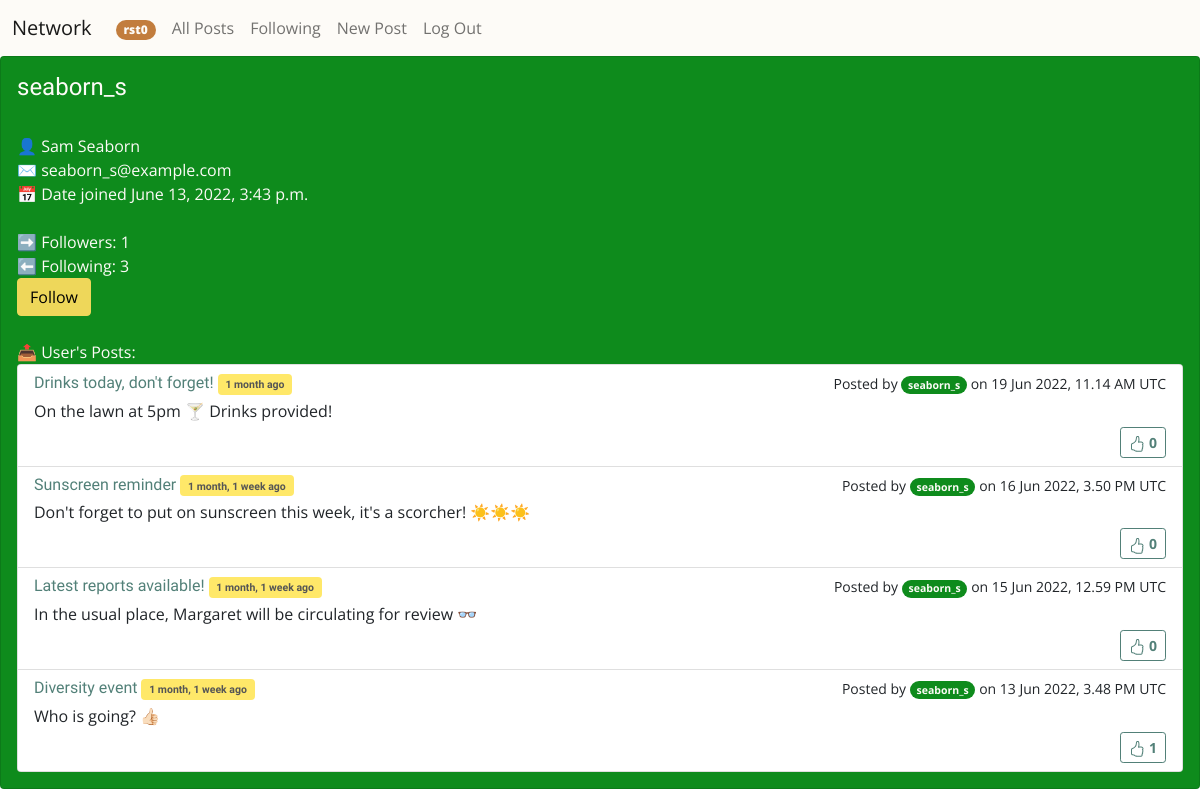
The app's page /user/4 (signed in) with its own data.
### network/models.py (models this page shows, shortened)
class User(AbstractUser):
    userColour = RGBColorField(default='#FF9000')

class Post(models.Model):
    user = models.ForeignKey("User", on_delete=models.CASCADE, related_name="post")
    subject = models.CharField(max_length=255, blank=False)
    body = models.TextField(blank=False)
    timestamp = models.DateTimeField(auto_now_add=True)
    likes = models.ForeignKey("Like", null=True, blank=True, on_delete=models.CASCADE, related_name="likedBy")

### network/views.py (the view)
# urls.py: path("user/<int:user_id>", views.userPosts, name="userPosts"),
def userPosts(request, user_id):
    form = NewPost()
    user = User.objects.get(id=user_id)
    posts = Post.objects.filter(user=user_id).select_related('likes').annotate(num_Likes=Count('likedPost')).order_by("-timestamp").all()
    follows = Follower.objects.filter(user=user_id).annotate(num_Follows=Count('follows'))
    paginator = Paginator(posts,10)
    page_number = request.GET.get('page')
    page_obj = paginator.get_page(page_number)
    if not follows:
        follows = [0]
    followers = Follower.objects.filter(follows=user_id).annotate(num_Followers=Count('follows'))
    if not followers:
        followers = [0]
    if Follower.objects.filter(user=request.user, follows=user_id):
        is_followed = True
    else:
        is_followed = False
    try:
        userLikes = [post.id if Like.objects.filter(post=post.id, user=request.user) else None for post in posts]
    except:
        userLikes = None
    return render(request, "network/user.html", {
    "user" : user,
    "posts": page_obj,
    "follows": len(follows),
    "followers": len(followers),
    "is_followed": is_followed,
    "form": form,
    "userLikes": userLikes,
})

### network/forms.py
class NewPost(forms.ModelForm):
    def __init__(self, *args, **kwargs):
        super().__init__(*args, **kwargs)
        self.helper = FormHelper()
        self.helper.form_id = "id-exampleForm"
        self.helper.form_class = 'blueForms'
        self.helper.form_method = 'post'
        self.helper.form_action = 'submit_survey'
        self.helper.add_input(Submit('submit', 'Submit'))
    class Meta:
        model = Post
        exclude = ('user', 'likes')

### network/templates/network/user.html (shortened to what this page needs)
{% extends "network/layout.html" %}
{% load static %}
{% load bootstrap_pagination %}
{% load crispy_forms_tags %}
{% block body %}
<section id="profile-view" style="display: block;">
      <div class="card card-body text-light" style="background: {{user.userColour}}">
      <H4>{{user.username}}</H4></br> 👤 {{user.first_name}} {{user.last_name}}</br>
       ✉️ {{user.email}}</br>
       📅 Date joined {{ user.date_joined }}<br><br>
       ➡️ Followers:
        {% if followers %}
        {{followers}}
        {% else %}
        0
        {% endif %}
        <br>
       ⬅️ Following:
        {% if follows %}
        {{follows}}
        {% else %}
        0
        {% endif %}
        <br>
    {% if user.is_authenticated %}
        {% if request.user.id != user.id %}
            {% if not is_followed %}
            <form action="/addFollower" method="post">
                <input type="submit" class="btn btn-secondary" value="Follow" name="followButton">
            </form>
            {% else %}
            <form action="/removeFollower" method="post">
                {% csrf_token %}
                <input type="hidden" value="{{user.id}}" name="unfollowUser" size="1"/>
                <input type="submit" class="btn btn-secondary" value="Unfollow" name="unfollowButton">
            </form>
            {% endif %}
        {% endif %}
    {% endif %}
    <br>📤 User's Posts:
        <section id="posts-list" style="display: block;">
            <div class="card" >
                <div class="list-group list-group-flush" id="allPosts">
                {% for post in posts %}
                <div class="list-group-item list-group-item-action flex-column align-items-start ">
                    <div class="d-flex w-100 justify-content-between">
                    <h6 class="mb-1 text-primary" id="post-subject-{{post.id}}">{{ post.subject }} <span class="badge bg-warning text-dark"><small>{{ post.timestamp|timesince }} ago</small></span></h6>
                    <small id="posted-by-{{post.id}}">Posted by
                      {% if user.is_authenticated %}
                        <badge class="badge rounded-pill text-light" style="background: {{post.user.userColour}}" id="show-profile" href="{{post.user.id}}">{{ post.user.username }}</badge>
                      {% else %}
                        {{ post.user.username }}
                      {% endif %}
                    on {{ post.timestamp|date:'j M Y, g.i A e'  }}
                        </small>
                    </div>
                    <p class="mb-1" id="post-body-{{post.id}}">{{ post.body }}</p>
                    <div class="text-end">
                      {% if post.user.id == request.user.id %}
                      <div class="d-flex justify-content-between">
                        <div class="btn-toolbar" role="toolbar" aria-label="Toolbar with button groups">
                          <div class="btn-group me-2" role="group" aria-label="First group">
                        <button class="btn btn-primary btn-sm text-light" id="edit-post-button-{{post.id}}" onclick="show('{{post.id}}')">Edit</button></div>
                        <div class="btn-group me-2" role="group" aria-label="Second group">
                        <form id="delPostForm" action="{% url 'deletePost' %}" method="post">
                          {% csrf_token %}
                            <input type ="hidden" id="post_id" name="post_id" value="{{ post.id }}">
                            <button type="submit" class="btn btn-danger">
                              <svg xmlns="http://www.w3.org/2000/svg" width="16" height="16" fill="currentColor" class="bi bi-trash" viewBox="0 0 16 16">
                              <path d="M5.5 5.5A.5.5 0 0 1 6 6v6a.5.5 0 0 1-1 0V6a.5.5 0 0 1 .5-.5zm2.5 0a.5.5 0 0 1 .5.5v6a.5.5 0 0 1-1 0V6a.5.5 0 0 1 .5-.5zm3 .5a.5.5 0 0 0-1 0v6a.5.5 0 0 0 1 0V6z"/>
                              <path fill-rule="evenodd" d="M14.5 3a1 1 0 0 1-1 1H13v9a2 2 0 0 1-2 2H5a2 2 0 0 1-2-2V4h-.5a1 1 0 0 1-1-1V2a1 1 0 0 1 1-1H6a1 1 0 0 1 1-1h2a1 1 0 0 1 1 1h3.5a1 1 0 0 1 1 1v1zM4.118 4 4 4.059V13a1 1 0 0 0 1 1h6a1 1 0 0 0 1-1V4.059L11.882 4H4.118zM2.5 3V2h11v1h-11z"/>
                            </svg>
                          </button></div></div>
                      </form>
                        {% else %}
                        <div>
                        {% endif %}
                        {% if post.id in userLikes %}
                        <div id="numLikesVal-{{post.id}}"><button href="" class="btn btn-primary btn-sm text-light" id="followButton-{{post.id}}" onclick="like('{{post.id}}')" {% if post.user == request.user %}disabled{%endif%}><svg xmlns="http://www.w3.org/2000/svg" width="16" height="16" fill="currentColor" class="bi bi-hand-thumbs-up-fill" viewBox="0 0 16 16">
                          <path d="M6.956 1.745C7.021.81 7.908.087 8.864.325l.261.066c.463.116.874.456 1.012.965.22.816.533 2.511.062 4.51a9.84 9.84 0 0 1 .443-.051c.713-.065 1.669-.072 2.516.21.518.173.994.681 1.2 1.273.184.532.16 1.162-.234 1.733.058.119.103.242.138.363.077.27.113.567.113.856 0 .289-.036.586-.113.856-.039.135-.09.273-.16.404.169.387.107.819-.003 1.148a3.163 3.163 0 0 1-.488.901c.054.152.076.312.076.465 0 .305-.089.625-.253.912C13.1 15.522 12.437 16 11.5 16H8c-.605 0-1.07-.081-1.466-.218a4.82 4.82 0 0 1-.97-.484l-.048-.03c-.504-.307-.999-.609-2.068-.722C2.682 14.464 2 13.846 2 13V9c0-.85.685-1.432 1.357-1.615.849-.232 1.574-.787 2.132-1.41.56-.627.914-1.28 1.039-1.639.199-.575.356-1.539.428-2.59z"/>
                        </svg><strong id="followText-{{post.id}}"> {{ post.num_Likes }}
                          {% else %}
                          <div id="numLikesVal-{{post.id}}"><button href="" class="btn btn-outline-primary btn-sm"  id="followButton-{{post.id}}" onclick="like('{{post.id}}')" ><strong id="followText-{{post.id}}"> {{ post.num_Likes }}
                            {% endif %}
                        </strong></button>
                      </div>
                      </div>
                      </div>
              </div>
                {% endfor %}
                </div>
            </div>
            </section>
      </div>
  </section>
{% endblock %}

### network/templates/network/layout.html (shortened to what this page needs)
{% load static %}
<!DOCTYPE html>
<html lang="en">
  <head>
    <link
      href="https://cdn.jsdelivr.net/npm/bootstrap@5.2.0-beta1/dist/css/bootstrap.min.css"
      rel="stylesheet"
    />
    <link href="{% static 'network/styles.css' %}" rel="stylesheet" />
  </head>
  <body>
    <nav class="navbar navbar-expand-lg navbar-light bg-light">
      <div class="container-fluid">
        <a class="navbar-brand" href="{% url 'index' %}">Network</a>
        <div class="collapse navbar-collapse" id="navbarToggler">
          <ul class="navbar-nav me-auto mb-2 mb-lg-0">
            {% if user.is_authenticated %}
            <li class="nav-item">
              <a class="nav-link" href="/user/{{request.user.id}}"
                ><badge
                  class="badge rounded-pill text-light"
                  style="background: {{request.user.userColour}}"
                  ><strong>{{ request.user.username }}</strong></badge
                ></a
              >
            </li>
            {% endif %}
            <li class="nav-item">
              <a class="nav-link" href="{% url 'index' %}">All Posts</a>
            </li>
            {% if user.is_authenticated %}
            <li class="nav-item">
              <a class="nav-link" href="{% url 'following' %}">Following</a>
            </li>
            <li class="nav-item">
              <a
                class="nav-link"
                data-bs-toggle="collapse"
                href="#collapseNewPost"
                role="button"
                aria-expanded="false"
                aria-controls="collapseNewPost"
                >New Post</a
              >
            </li>
            <li class="nav-item">
              <a class="nav-link" href="{% url 'logout' %}">Log Out</a>
            </li>
            {% endif %}
          </ul>
        </div>
      </div>
    </nav>
    <div class="body">{% block body %} {% endblock %}</div>
  </body>
</html>

### records on screen
User: user.username "rst0"
User: username "seaborn_s", first_name "Sam", last_name "Seaborn", email "seaborn_s@example.com", date_joined "June 13, 2022, 3:43 p.m."
Post: subject "Drinks today, don't forget!", timestamp "1 month", user.username "seaborn_s", timestamp "19 Jun 2022, 11.14 AM UTC", body "On the lawn at 5pm 🍸 Drinks provided!", num_Likes "0"
Post: subject "Sunscreen reminder", timestamp "1 month, 1 week", user.username "seaborn_s", timestamp "16 Jun 2022, 3.50 PM UTC", body "Don't forget to put on sunscreen this week, it's a scorcher! ☀️☀️☀️", num_Likes "0"
Post: subject "Latest reports available!", timestamp "1 month, 1 week", user.username "seaborn_s", timestamp "15 Jun 2022, 12.59 PM UTC", body "In the usual place, Margaret will be circulating for review 👓", num_Likes "0"
Post: subject "Diversity event", timestamp "1 month, 1 week", user.username "seaborn_s", timestamp "13 Jun 2022, 3.48 PM UTC", body "Who is going? 👍🏻", num_Likes "1"

### other values on screen
{{ followers }} "1"
{{ follows }} "3"
